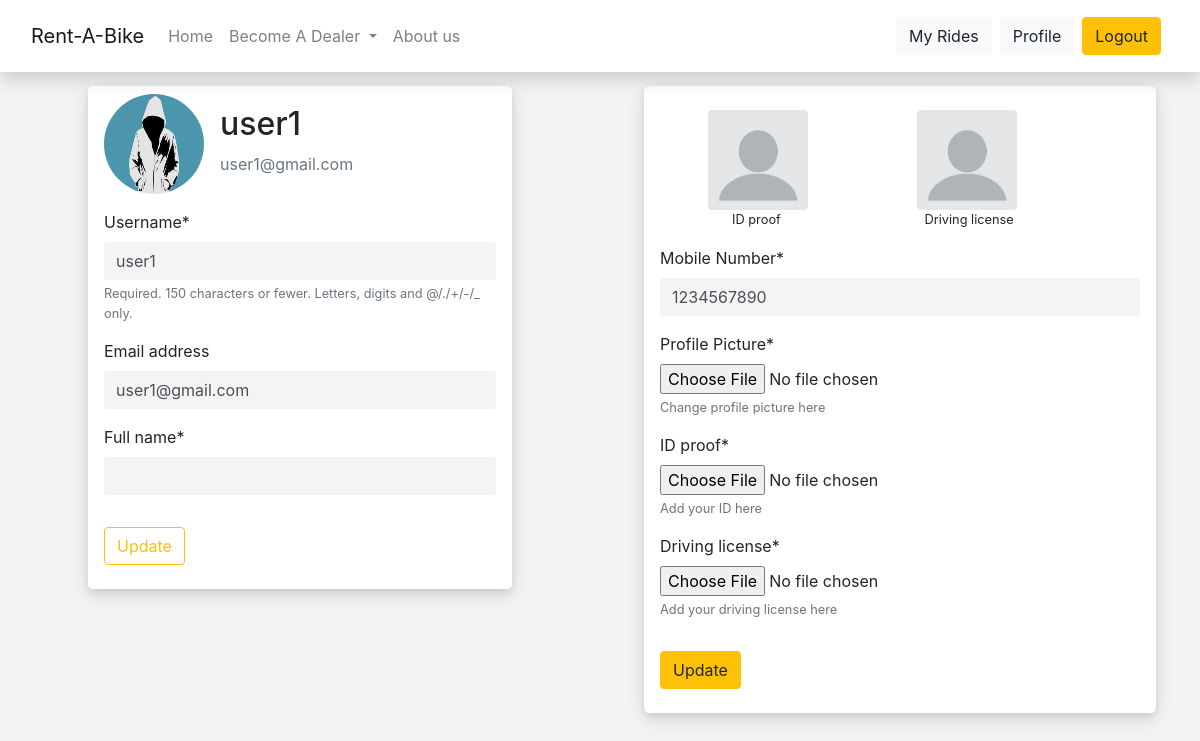
The app's page /customer/profile/ (signed in), older data.
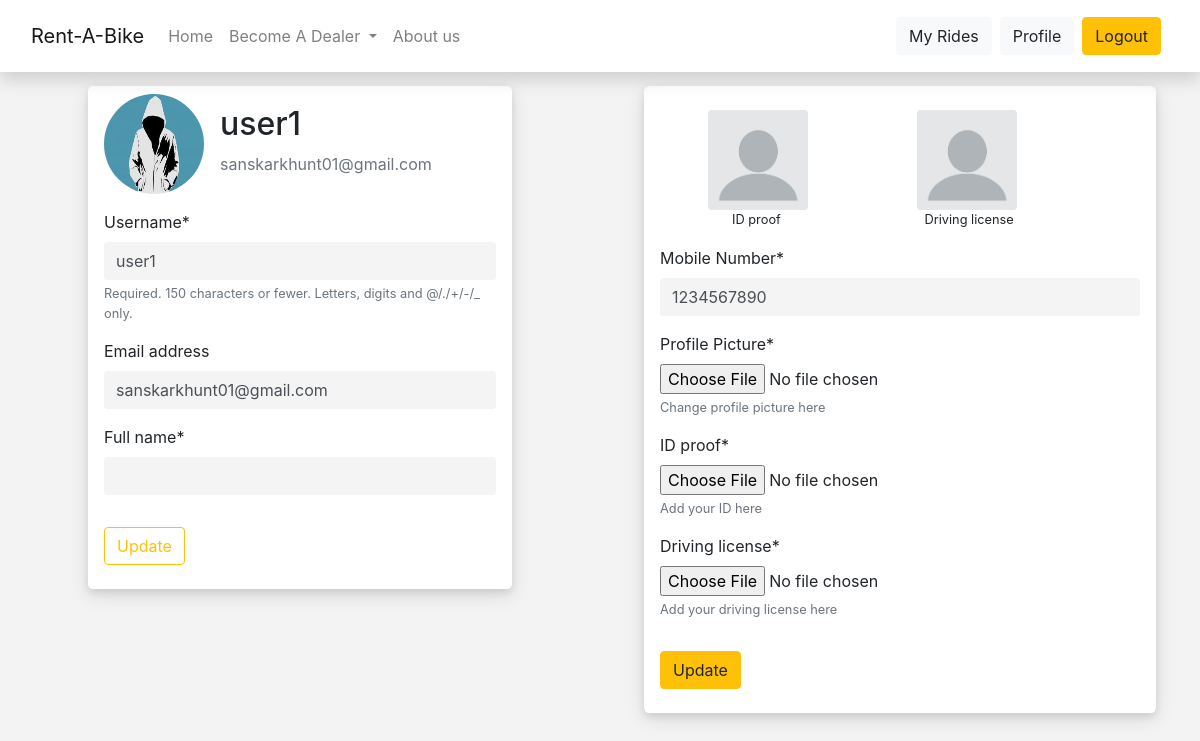
The same page, newer data.
### bikerental/models.py (models this page shows)
class User(AbstractUser):
    is_customer = models.BooleanField(default=False)
    is_dealer = models.BooleanField(default=False)
    full_name = models.CharField(max_length=50, default='')

### customer/models.py (models this page shows, shortened)
class Profile (models.Model):
    user = models.OneToOneField(User, on_delete=models.CASCADE, primary_key=True)
    mobile_no = models.DecimalField(max_digits=10, decimal_places=0, blank=False, default='1234567890')
    profile_pic = models.ImageField(default='default.jpg', upload_to='profile_pics')
    id_proof = models.ImageField(default='default.jpg', upload_to='id_proof_pics')
    driving_license = models.ImageField(default='default.jpg', upload_to='driving_license_pics')

### customer/views.py (the view)
# urls.py: path('profile/', views.profile, name='customer-profile'),
@login_required
def profile(request):
    if request.method == 'POST':
        c_form = CustomerUpdateForm(request.POST, instance=request.user)
        cp_form = CustomerProfileUpdateForm(request.POST,
                                            request.FILES,
                                            instance=request.user.profile)
        if c_form.is_valid():
            c_form.save()
            messages.success(request,
                             f'Your account has been updated!')
            return redirect('customer-profile')
        if cp_form.is_valid():
            cp_form.save()
            messages.success(request,
                             f'Your account has been updated!')
            return redirect('customer-profile')
    else:
        c_form = CustomerUpdateForm(instance=request.user)
        cp_form = CustomerProfileUpdateForm(instance=request.user.profile)
    context = {
        'c_form': c_form,
        'cp_form': cp_form
    }
    return render(request, 'customer/profile.html', context)

### customer/forms.py
class CustomerUpdateForm(forms.ModelForm):
    class Meta:
        model = User
        fields = ['username',
                  'email',
                  'full_name']

class CustomerProfileUpdateForm(forms.ModelForm):
    class Meta:
        model = Profile
        fields = ['mobile_no',
                  'profile_pic',
                  'id_proof',
                  'driving_license']
        labels ={
            'mobile_no' : 'Mobile Number',
            'profile_pic':'Profile Picture',
            'id_proof': 'ID proof',
            'driving_license': 'Driving license'
        }
        help_texts={
            'profile_pic':'Change profile picture here',
            'id_proof': 'Add your ID here',
            'driving_license': 'Add your driving license here'
        }
        widgets={
            'profile_pic':forms.FileInput(attrs={'class':'form-control-file'}),
            'id_proof': forms.FileInput(attrs={'class':'form-control-file'}),
            'driving_license': forms.FileInput(attrs={'class':'form-control-file'})
        }

### customer/templates/customer/profile.html (shortened to what this page needs)
{% extends 'bikerental/base.html' %}
{% load crispy_forms_tags %}
{% block content %}
<div class="row">
    <div class="col-lg-6">
        <div class=" content-section px-3 py-2">
            <div class="media mb-3">
                <img class="rounded-circle account-img" src="{{ user.profile.profile_pic.url }}" alt="">
                <div class="media-body">
                    <h2 class="account-heading">{{ user.username }}</h2>
                    <p class="text-secondary">{{ user.email }}</p>
                </div>
            </div>
            <form method="POST" enctype="multipart/form-data" class="">
                <fieldset class="form-group">
                    {{ c_form|crispy }}
                </fieldset>
                <div class="form-group">
                    <button class="btn btn-outline-warning" type="submit">Update</button>
                </div>
            </form>
        </div>
    </div>
    <div class="col-lg-6">
        <div class="content-section px-3 py-2" id="profileright">
            <div class="mt-3 ml-5 list-inline">
                <div class="list-inline-item">
                    <img class="rounded account-img mr-5" src="{{ user.profile.id_proof.url }}" alt="">
                    <p class="small ml-4">ID proof</p>
                </div>
                <div class="list-inline-item">
                    <img class="rounded account-img ml-5" src="{{ user.profile.driving_license.url }}" alt="">
                    <p class="small ml-5 pl-2">Driving license</p>
                </div>
            </div>
            <form method="POST" enctype="multipart/form-data" class="">
                <fieldset class="form-group">
                    {{ cp_form|crispy }}
                </fieldset>
                <div class="form-group">
                    <button class="btn btn-warning align" type="submit">Update</button>
                </div>
            </form>
        </div>
    </div>
</div>
{% endblock content %}

Row changes from the older to the newer data that the page shows:
changed User "user1": email "user1@gmail.com" → "sanskarkhunt01@gmail.com"
